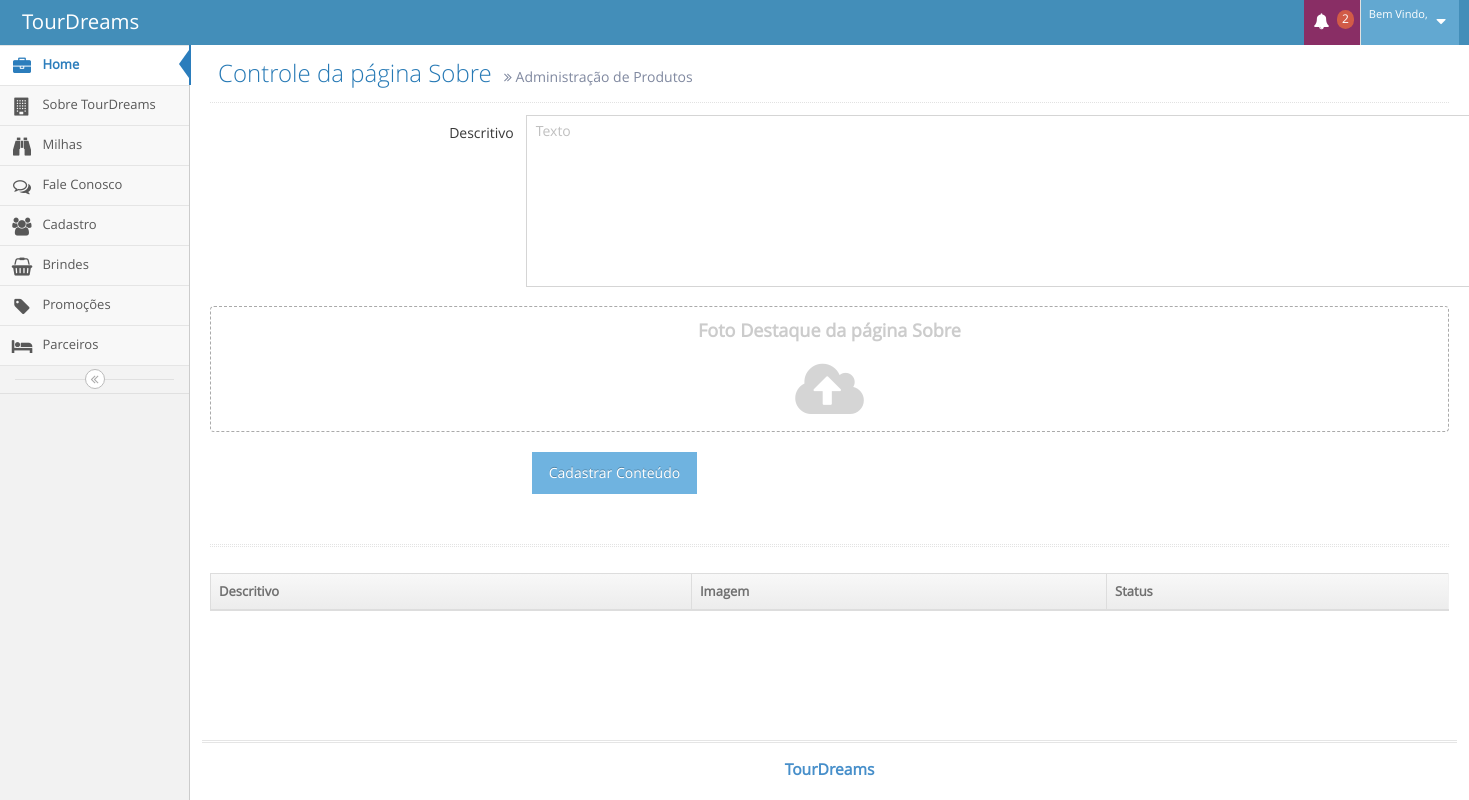
The app's page /tour_dreams/TourDreams/CMS/admSobre.php, older data.
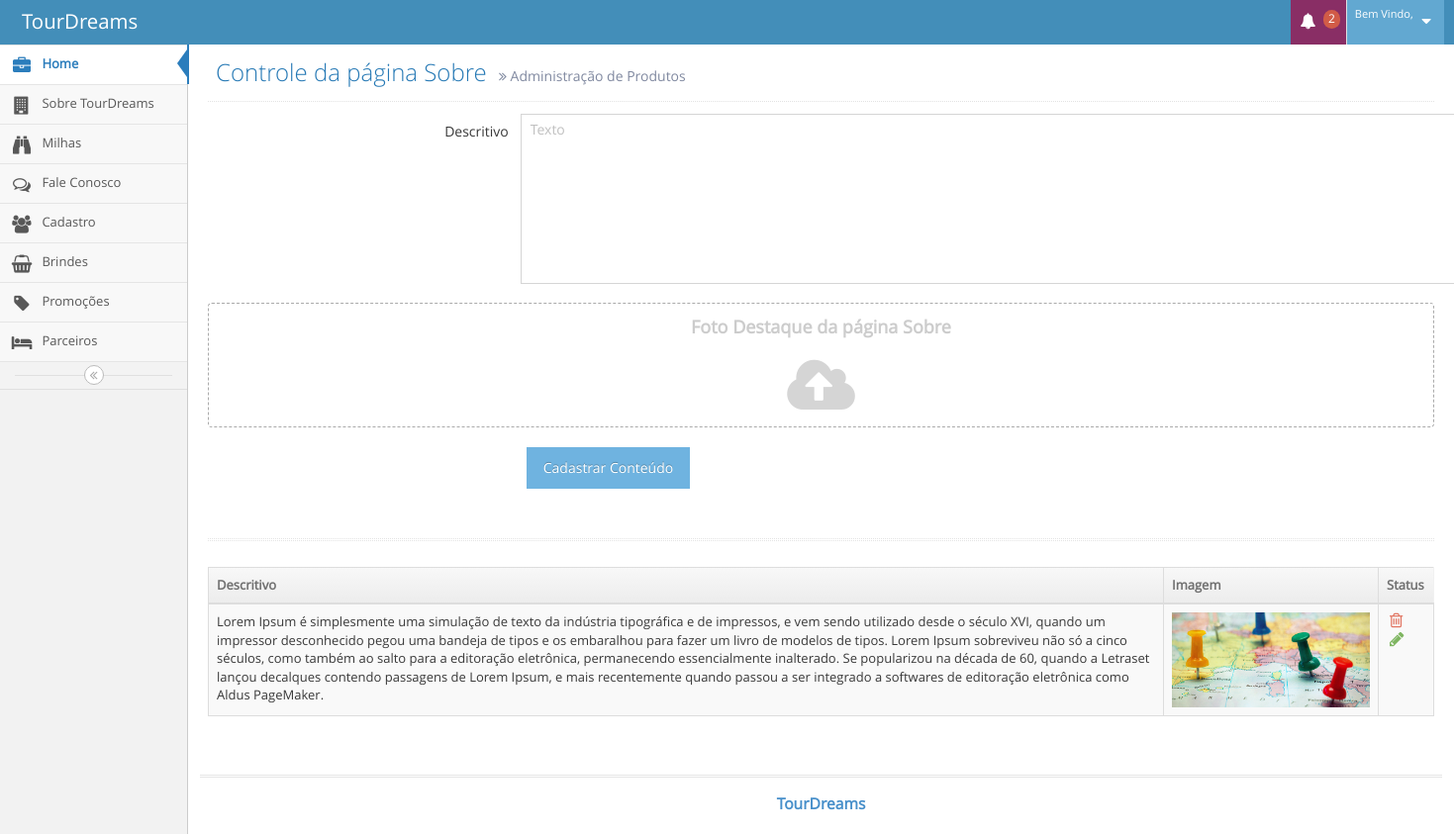
The same page, newer data.
### tables this page shows
CREATE TABLE `tbl_sobre` (
  `id_sobre` int(11) NOT NULL AUTO_INCREMENT,
  `descricao` text NOT NULL,
  `foto_descricao` varchar(200) NOT NULL,
  PRIMARY KEY (`id_sobre`)
);

### tour_dreams/TourDreams/CMS/admSobre.php (the view, shortened to what this page needs)
<?php
	$descritivo="";
	$botao="Cadastrar Conteúdo";
	@$id_administrador = $_GET['id_administrador'];
	@$nome_administrador = $_GET['nome_administrador'];
?>
<!DOCTYPE html>
<html lang="pt-br">
	<head>
		<link rel="stylesheet" href="assets/css/bootstrap.min.css" />
		<link rel="stylesheet" href="assets/font-awesome/4.5.0/css/font-awesome.min.css" />
		<link rel="stylesheet" href="assets/css/jquery-ui.custom.min.css" />
		<link rel="stylesheet" href="assets/css/chosen.min.css" />
		<link rel="stylesheet" href="assets/css/bootstrap-datepicker3.min.css" />
		<link rel="stylesheet" href="assets/css/bootstrap-timepicker.min.css" />
		<link rel="stylesheet" href="assets/css/daterangepicker.min.css" />
		<link rel="stylesheet" href="assets/css/bootstrap-datetimepicker.min.css" />
		<link rel="stylesheet" href="assets/css/bootstrap-colorpicker.min.css" />
		<link rel="stylesheet" href="assets/css/ace.min.css" class="ace-main-stylesheet" id="main-ace-style" />
		<link rel="stylesheet" href="assets/css/ace-skins.min.css" />
		<link rel="stylesheet" href="assets/css/ace-rtl.min.css" />
	</head>
	<body class="no-skin">
		<div id="navbar" class="navbar navbar-default          ace-save-state">
			<div class="navbar-container ace-save-state" id="navbar-container">
				<div class="navbar-header pull-left">
					<a href="index.html" class="navbar-brand">
						<small>
							TourDreams
						</small>
					</a>
				</div>
				<div class="navbar-buttons navbar-header pull-right" role="navigation">
					<ul class="nav ace-nav">
						<li class="purple dropdown-modal">
							<a data-toggle="dropdown" class="dropdown-toggle" href="#">
								<i class="ace-icon fa fa-bell icon-animated-bell"></i>
								<span class="badge badge-important">2</span>
							</a>
						</li>
						<li class="light-blue dropdown-modal">
							<a data-toggle="dropdown" href="#" class="dropdown-toggle">
								<span class="user-info">
									<small>Bem Vindo,</small>
								</span>
								<i class="ace-icon fa fa-caret-down"></i>
							</a>
						</li>
					</ul>
				</div>
			</div>
		</div>
		<div class="main-container ace-save-state" id="main-container">
			<div id="sidebar" class="sidebar                  responsive                    ace-save-state">
				<ul class="nav nav-list">
					<li class="active">
						<a href="home.php?nome_administrador=<?php echo$_GET['nome_administrador'];?>&id_administrador=<?php echo$_GET['id_administrador'];?>">
							<i class="menu-icon fa fa-briefcase"></i>
							<span class="menu-text"> Home </span>
						</a>
					</li>
					<li class="">
						<a href="admSobre.php?nome_administrador=<?php echo$_GET['nome_administrador'];?>&id_administrador=<?php echo$_GET['id_administrador'];?>">
							<i class="menu-icon fa fa-building"></i>
							<span class="menu-text">  Sobre TourDreams </span>
						</a>
					</li>
					<li class="">
						<a href="admMilhas.php?nome_administrador=<?php echo$_GET['nome_administrador'];?>&id_administrador=<?php echo$_GET['id_administrador'];?>">
							<i class="menu-icon fa fa-binoculars"></i>
							<span class="menu-text"> Milhas </span>
						</a>
					</li>
					<li class="">
						<a href="admFale.php?nome_administrador=<?php echo$_GET['nome_administrador'];?>&id_administrador=<?php echo$_GET['id_administrador'];?>">
							<i class="menu-icon fa fa-comments-o"></i>
							<span class="menu-text"> Fale Conosco </span>
						</a>
					</li>
					<li class="">
						<a href="admUser.php?nome_administrador=<?php echo$_GET['nome_administrador'];?>&id_administrador=<?php echo$_GET['id_administrador'];?>">
							<i class="menu-icon fa fa-users"></i>
							<span class="menu-text"> Cadastro </span>
						</a>
					</li>
					<li class="">
						<a href="admBrindes.php?nome_administrador=<?php echo$_GET['nome_administrador'];?>&id_administrador=<?php echo$_GET['id_administrador'];?>">
							<i class="menu-icon fa fa-shopping-basket"></i>
							<span class="menu-text"> Brindes </span>
						</a>
					</li>
					<li class="">
						<a href="admPromocoes.php?nome_administrador=<?php echo$_GET['nome_administrador'];?>&id_administrador=<?php echo$_GET['id_administrador'];?>">
							<i class="menu-icon fa fa-tag"></i>
							<span class="menu-text"> Promoções </span>
						</a>
					</li>
					<li class="">
						<a href="parceiros.php?nome_administrador=<?php echo$_GET['nome_administrador'];?>&id_administrador=<?php echo$_GET['id_administrador'];?>">
							<i class="menu-icon fa fa-bed"></i>
							<span class="menu-text"> Parceiros </span>
						</a>
					</li>
				</ul>
				<div class="sidebar-toggle sidebar-collapse" id="sidebar-collapse">
					<i id="sidebar-toggle-icon" class="ace-icon fa fa-angle-double-left ace-save-state" data-icon1="ace-icon fa fa-angle-double-left" data-icon2="ace-icon fa fa-angle-double-right"></i>
				</div>
			</div>
			<div class="main-content">
				<div class="main-content-inner">
					<div class="page-content">
						<div class="page-header">
							<h1>
								Controle da página Sobre
								<small>
									<i class="ace-icon fa fa-angle-double-right"></i>
									Administração de Produtos
								</small>
							</h1>
						</div>
						<div class="row">
							<div class="col-xs-12">
								<form class="form-horizontal" role="form" action="admSobre.php?nome_administrador=<?php echo($nome_administrador);?>&id_administrador=<?php echo($id_administrador);?>"  name="frmSobre" method="post" enctype="multipart/form-data">
									<div class="form-group">
										<label class="col-sm-3 control-label no-padding-right" for="form-field-1"> Descritivo </label>
										<div class="col-sm-9">
											<textarea name="descritivo" class="form-control" rows="8" placeholder="Texto" style="resize: none;width: 1000px;"><?php echo($descritivo);?></textarea>
										</div>
									</div>
									<div class="space-4"></div>
									<div class="form-group">
										<div class="col-xs-12">
										</div>
									</div>
									<div class="clearfix form-actions">
										<div class="col-md-offset-3 col-md-9">
											<input class="btn btn-info" type="submit" name="btn_cadastro" value="<?php echo($botao)?>">
										</div>
									</div>
								</form>
							</div>
						</div>
					</div>
					<div class="page-content">
						<div class="row">
							<div class="col-xs-12">
								<div class="hr hr-18 dotted hr-double"></div>
								<div class="row">
									<div class="col-xs-12">
										<div class="clearfix">
										</div>
										<div>
											<table id="dynamic-table" class="table table-striped table-bordered table-hover">
												<thead>
													<tr>
														<th>Descritivo</th>
														<th>Imagem</th>
														<th>Status</th>
													</tr>
												</thead>
												<?php
												$sql = "select * from tbl_sobre";
												$select = mysql_query($sql);
												while($rs = mysql_fetch_array($select)){
												?>
												<tbody>
													<tr>
														<td>
															<?php echo($rs['descricao']);?>
														</td>
														<td><?php echo "<img class = 'imagem_tbl' src='Arquivos/".$rs['foto_descricao']."'>"?></td>
														<td>
															<div class="hidden-sm hidden-xs action-buttons">
																<a class="red" href="admSobre.php?modo=excluir&id_sobre_exluir=<?php echo($rs['id_sobre']);?>&nome_administrador=<?php echo($_GET['nome_administrador']);?>&id_administrador=<?php echo($_GET['id_administrador']);?>">
																	<i class="ace-icon fa fa-trash-o bigger-130"></i>
																</a>
																<a class="green" href="admSobre.php?modo=editar&id_sobre=<?php echo($rs['id_sobre']);?> &nome_administrador=<?php echo($_GET['nome_administrador']);?>&id_administrador=<?php echo($_GET['id_administrador']);?>">
																	<i class="ace-icon fa fa-pencil bigger-130"></i>
																</a>
															</div>
														</td>
													</tr>
													<?php
														}
													?>
												</tbody>
											</table>
										</div>
									</div>
								</div>
							</div>
						</div>
					</div>
				</div>
			</div>
			<div class="footer">
				<div class="footer-inner">
					<div class="footer-content">
						<span class="bigger-120">
							<span class="blue bolder">TourDreams</span>
						</span>
					</div>
				</div>
			</div>
		</div>
	</body>
</html>

Row changes from the older to the newer data that the page shows:
added tbl_sobre: descricao "Lorem Ipsum é simplesmente uma simulação de texto da indústria tipográfica e de impressos, e vem sendo utilizado desde o século XVI, quando um impressor desconhecido pegou uma bandeja de tipos e os embaralhou para fazer um livro de modelos de tipos. Lorem Ipsum sobreviveu não só a cinco séculos, como também ao salto para a editoração eletrônica, permanecendo essencialmente inalterado. Se popularizou na década de 60, quando a Letraset lançou decalques contendo passagens de Lorem Ipsum, e mais recentemente quando passou a ser integrado a softwares de editoração eletrônica como Aldus PageMaker.", foto_descricao (picture)
